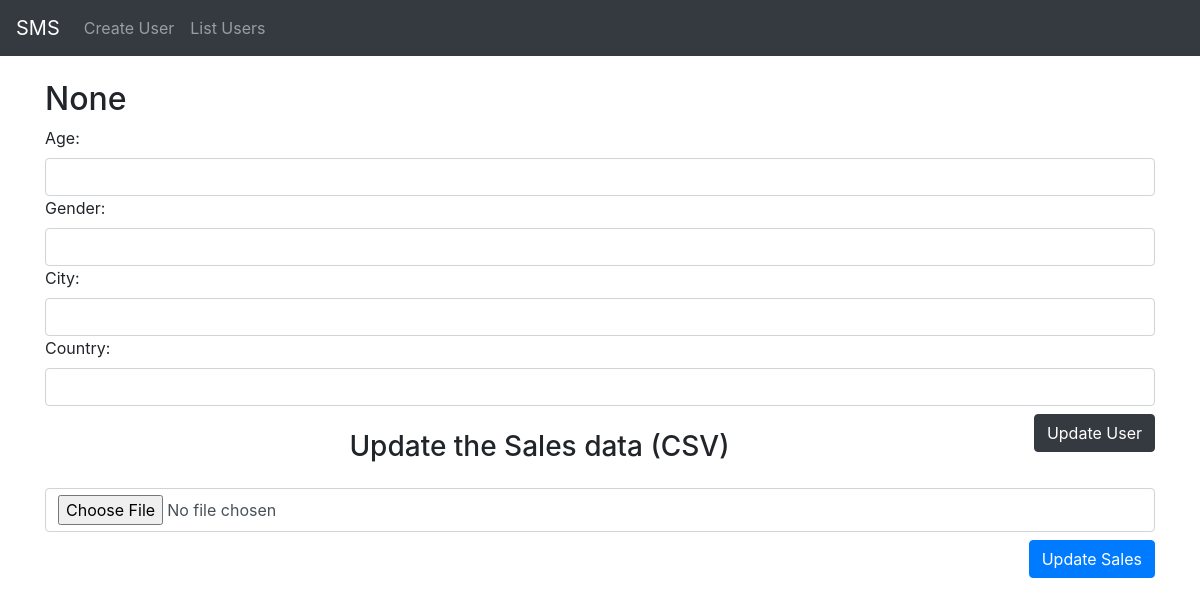
The app's page /update/3, older data.
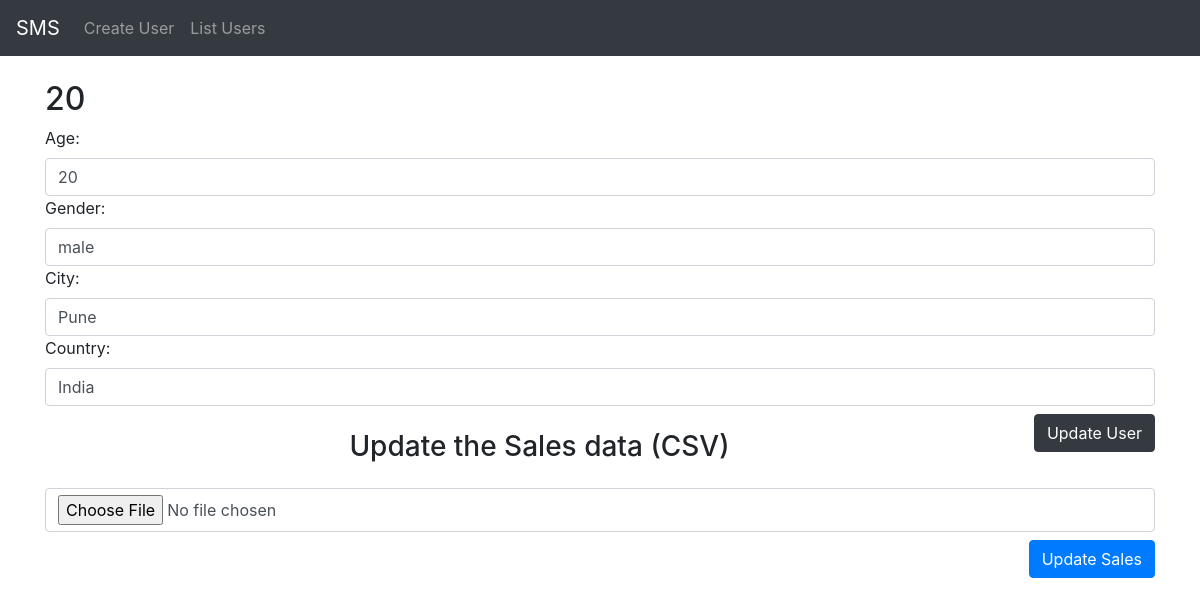
The same page, newer data.
### core/models.py (models this page shows, shortened)
class Profile(models.Model):
    user = models.OneToOneField(User, on_delete=models.CASCADE) # if user will delete profile will also delete usint models.cascade
    age = models.PositiveIntegerField(null=True) # null means it not required to have value while creating the object
    gender = models.CharField(max_length=6, null=True)
    city = models.CharField(max_length=40, null=True)
    country = models.CharField(max_length=40, null=True)

### core/views.py (the view, shortened to what this page needs)
# urls.py: path('update/<int:user_id>', update_user, name='update-user')
def update_user(request, user_id):
    user = User.objects.get(id=user_id) # get the user from database using user id
    profile = Profile.objects.get(user=user) # get the profile of perticular user
    form = ProfileForm(instance=profile)
    context = {"user": user, "user_profile": profile, "profile_form": form}
    return render(request, 'core/update_user.html', context)

### core/forms.py
class ProfileForm(forms.ModelForm):
    class Meta:
        model = Profile
        exclude = ('user',)
    def __init__(self, *args, **kwargs):
        super(ProfileForm, self).__init__(*args, **kwargs)
        for visible in self.visible_fields():
            visible.field.widget.attrs['class'] = 'form-control'

### core/templates/core/update_user.html (shortened to what this page needs)
{% extends 'core/base.html' %} {% block title%} Update User {{user.email}} {% endblock title %} {% block body %}
<div class="container mt-4">
    <h2>{{user_profile.age}}</h2>
    <form action="" method="POST" name='update-form'>
        {% csrf_token %} {{profile_form}}
        <button name='user_submit' value='user_form' type="submit" class="mt-2 float-right btn btn-dark"> Update User</button>
    </form>
</div>
<div class="container mt-4">
    <h3 class="text-center mt-4">Update the Sales data (CSV)</h3>
    <form method="POST" name='sales-file' enctype="multipart/form-data">
        <input class="form-control mt-4" type="file" name='sales_file'>
        <button name='sales_submit' value='file_form' type='submit' class="btn btn-primary mt-2 float-right">Update Sales</button>
    </form>
</div>
{% endblock body%}

Row changes from the older to the newer data that the page shows:
changed Profile: age "None" → "20"; age (not shown) → "20"; gender (not shown) → "male"; city (not shown) → "Pune"; country (not shown) → "India"
